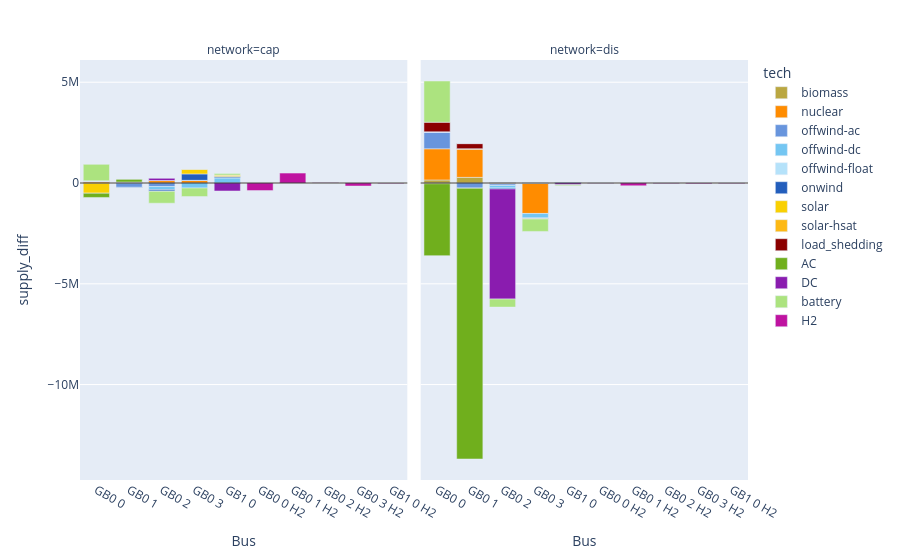

Write notebook code for a chart like this one.
### Code cell
iplot_stats_bar(diff, column="supply_diff", networks=["cap", "dis"], color_map=networks["base"].carriers.color.to_dict(),)

### Figure 1 — Plotly figure (JSON) as saved in the notebook; plotly's stock layout.template omitted (floating-point values rounded to 4 significant figures)
{"data": [{"hovertemplate": "tech=biomass<br>network=cap<br>Bus=%{x}<br>supply_diff=%{y}<extra></extra>", "legendgroup": "biomass", "marker": {"color": "#baa741", "pattern": {"shape": ""}}, "name": "biomass", "orientation": "v", "showlegend": true, "textposition": "auto", "type": "bar", "x": ["GB0 0", "GB0 1", "GB0 2", "GB0 3"], "xaxis": "x", "y": [-9096.0, -10970.0, -1451.0, -2373.0], "yaxis": "y"}, {"hovertemplate": "tech=biomass<br>network=dis<br>Bus=%{x}<br>supply_diff=%{y}<extra></extra>", "legendgroup": "biomass", "marker": {"color": "#baa741", "pattern": {"shape": ""}}, "name": "biomass", "orientation": "v", "showlegend": false, "textposition": "auto", "type": "bar", "x": ["GB0 0", "GB0 1", "GB0 2", "GB0 3"], "xaxis": "x2", "y": [152400.0, 279700.0, 3909.0, -1149.0], "yaxis": "y2"}, {"hovertemplate": "tech=nuclear<br>network=cap<br>Bus=%{x}<br>supply_diff=%{y}<extra></extra>", "legendgroup": "nuclear", "marker": {"color": "#ff8c00", "pattern": {"shape": ""}}, "name": "nuclear", "orientation": "v", "showlegend": true, "textposition": "auto", "type": "bar", "x": ["GB0 0", "GB0 1", "GB0 2", "GB0 3"], "xaxis": "x", "y": [55690.0, 47610.0, 122900.0, 133000.0], "yaxis": "y"}, {"hovertemplate": "tech=nuclear<br>network=dis<br>Bus=%{x}<br>supply_diff=%{y}<extra></extra>", "legendgroup": "nuclear", "marker": {"color": "#ff8c00", "pattern": {"shape": ""}}, "name": "nuclear", "orientation": "v", "showlegend": false, "textposition": "auto", "type": "bar", "x": ["GB0 0", "GB0 1", "GB0 2", "GB0 3"], "xaxis": "x2", "y": [1546000.0, 1418000.0, -52160.0, -1510000.0], "yaxis": "y2"}, {"hovertemplate": "tech=offwind-ac<br>network=cap<br>Bus=%{x}<br>supply_diff=%{y}<extra></extra>", "legendgroup": "offwind-ac", "marker": {"color": "#6895dd", "pattern": {"shape": ""}}, "name": "offwind-ac", "orientation": "v", "showlegend": true, "textposition": "auto", "type": "bar", "x": ["GB0 0", "GB0 1", "GB0 2", "GB0 3", "GB1 0"], "xaxis": "x", "y": [47340.0, -203600.0, -174600.0, 145.1, 174.5], "yaxis": "y"}, {"hovertemplate": "tech=offwind-ac<br>network=dis<br>Bus=%{x}<br>supply_diff=%{y}<extra></extra>", "legendgroup": "offwind-ac", "marker": {"color": "#6895dd", "pattern": {"shape": ""}}, "name": "offwind-ac", "orientation": "v", "showlegend": false, "textposition": "auto", "type": "bar", "x": ["GB0 0", "GB0 1", "GB0 2", "GB0 3", "GB1 0"], "xaxis": "x2", "y": [832400.0, -255000.0, -69610.0, 23.09, 17.52], "yaxis": "y2"}, {"hovertemplate": "tech=offwind-dc<br>network=cap<br>Bus=%{x}<br>supply_diff=%{y}<extra></extra>", "legendgroup": "offwind-dc", "marker": {"color": "#74c6f2", "pattern": {"shape": ""}}, "name": "offwind-dc", "orientation": "v", "showlegend": true, "textposition": "auto", "type": "bar", "x": ["GB0 0", "GB0 1", "GB0 2", "GB0 3", "GB1 0"], "xaxis": "x", "y": [11.3, 26.52, -148200.0, -247100.0, 261000.0], "yaxis": "y"}, {"hovertemplate": "tech=offwind-dc<br>network=dis<br>Bus=%{x}<br>supply_diff=%{y}<extra></extra>", "legendgroup": "offwind-dc", "marker": {"color": "#74c6f2", "pattern": {"shape": ""}}, "name": "offwind-dc", "orientation": "v", "showlegend": false, "textposition": "auto", "type": "bar", "x": ["GB0 0", "GB0 1", "GB0 2", "GB0 3", "GB1 0"], "xaxis": "x2", "y": [2.199, 6.201, -125000.0, -221300.0, 9129.0], "yaxis": "y2"}, {"hovertemplate": "tech=offwind-float<br>network=cap<br>Bus=%{x}<br>supply_diff=%{y}<extra></extra>", "legendgroup": "offwind-float", "marker": {"color": "#b5e2fa", "pattern": {"shape": ""}}, "name": "offwind-float", "orientation": "v", "showlegend": true, "textposition": "auto", "type": "bar", "x": ["GB0 0", "GB0 1", "GB0 2", "GB0 3", "GB1 0"], "xaxis": "x", "y": [18.02, 17.11, 50.36, 22.93, 43.48], "yaxis": "y"}, {"hovertemplate": "tech=offwind-float<br>network=dis<br>Bus=%{x}<br>supply_diff=%{y}<extra></extra>", "legendgroup": "offwind-float", "marker": {"color": "#b5e2fa", "pattern": {"shape": ""}}, "name": "offwind-float", "orientation": "v", "showlegend": false, "textposition": "auto", "type": "bar", "x": ["GB0 0", "GB0 1", "GB0 2", "GB0 3", "GB1 0"], "xaxis": "x2", "y": [8.789, 6.887, 2.439, 7.913, 12.19], "yaxis": "y2"}, {"hovertemplate": "tech=onwind<br>network=cap<br>Bus=%{x}<br>supply_diff=%{y}<extra></extra>", "legendgroup": "onwind", "marker": {"color": "#235ebc", "pattern": {"shape": ""}}, "name": "onwind", "orientation": "v", "showlegend": true, "textposition": "auto", "type": "bar", "x": ["GB0 0", "GB0 1", "GB0 2", "GB0 3", "GB1 0"], "xaxis": "x", "y": [5117.0, -29810.0, -83400.0, 317600.0, 55440.0], "yaxis": "y"}, {"hovertemplate": "tech=onwind<br>network=dis<br>Bus=%{x}<br>supply_diff=%{y}<extra></extra>", "legendgroup": "onwind", "marker": {"color": "#235ebc", "pattern": {"shape": ""}}, "name": "onwind", "orientation": "v", "showlegend": false, "textposition": "auto", "type": "bar", "x": ["GB0 0", "GB0 1", "GB0 2", "GB0 3", "GB1 0"], "xaxis": "x2", "y": [10420.0, -7305.0, -47470.0, -35680.0, 44770.0], "yaxis": "y2"}, {"hovertemplate": "tech=solar<br>network=cap<br>Bus=%{x}<br>supply_diff=%{y}<extra></extra>", "legendgroup": "solar", "marker": {"color": "#f9d002", "pattern": {"shape": ""}}, "name": "solar", "orientation": "v", "showlegend": true, "textposition": "auto", "type": "bar", "x": ["GB0 0", "GB0 1", "GB0 2", "GB0 3", "GB1 0"], "xaxis": "x", "y": [-495700.0, -973.9, -2259.0, 231900.0, 78370.0], "yaxis": "y"}, {"hovertemplate": "tech=solar<br>network=dis<br>Bus=%{x}<br>supply_diff=%{y}<extra></extra>", "legendgroup": "solar", "marker": {"color": "#f9d002", "pattern": {"shape": ""}}, "name": "solar", "orientation": "v", "showlegend": false, "textposition": "auto", "type": "bar", "x": ["GB0 0", "GB0 1", "GB0 2", "GB0 3", "GB1 0"], "xaxis": "x2", "y": [-36740.0, 4463.0, 5356.0, -19690.0, 6890.0], "yaxis": "y2"}, {"hovertemplate": "tech=solar-hsat<br>network=cap<br>Bus=%{x}<br>supply_diff=%{y}<extra></extra>", "legendgroup": "solar-hsat", "marker": {"color": "#fdb915", "pattern": {"shape": ""}}, "name": "solar-hsat", "orientation": "v", "showlegend": true, "textposition": "auto", "type": "bar", "x": ["GB0 0", "GB0 1", "GB0 2", "GB0 3", "GB1 0"], "xaxis": "x", "y": [56.98, 44.06, 26.05, 64.76, 51.04], "yaxis": "y"}, {"hovertemplate": "tech=solar-hsat<br>network=dis<br>Bus=%{x}<br>supply_diff=%{y}<extra></extra>", "legendgroup": "solar-hsat", "marker": {"color": "#fdb915", "pattern": {"shape": ""}}, "name": "solar-hsat", "orientation": "v", "showlegend": false, "textposition": "auto", "type": "bar", "x": ["GB0 0", "GB0 1", "GB0 2", "GB0 3", "GB1 0"], "xaxis": "x2", "y": [13.27, 9.989, 6.735, 9.389, 9.103], "yaxis": "y2"}, {"hovertemplate": "tech=load_shedding<br>network=dis<br>Bus=%{x}<br>supply_diff=%{y}<extra></extra>", "legendgroup": "load_shedding", "marker": {"color": "darkred", "pattern": {"shape": ""}}, "name": "load_shedding", "orientation": "v", "showlegend": true, "textposition": "auto", "type": "bar", "x": ["GB0 0", "GB0 0 H2", "GB0 1", "GB0 1 H2", "GB0 2", "GB0 2 H2", "GB0 3", "GB0 3 H2", "GB1 0", "GB1 0 H2"], "xaxis": "x2", "y": [473900.0, 0.9023, 253500.0, 0.7413, 2517.0, 0.4823, 1.118, 0.4593, 1423.0, 0.4829], "yaxis": "y2"}, {"hovertemplate": "tech=AC<br>network=cap<br>Bus=%{x}<br>supply_diff=%{y}<extra></extra>", "legendgroup": "AC", "marker": {"color": "#70af1d", "pattern": {"shape": ""}}, "name": "AC", "orientation": "v", "showlegend": true, "textposition": "auto", "type": "bar", "x": ["GB0 0", "GB0 1"], "xaxis": "x", "y": [-211500.0, 147400.0], "yaxis": "y"}, {"hovertemplate": "tech=AC<br>network=dis<br>Bus=%{x}<br>supply_diff=%{y}<extra></extra>", "legendgroup": "AC", "marker": {"color": "#70af1d", "pattern": {"shape": ""}}, "name": "AC", "orientation": "v", "showlegend": false, "textposition": "auto", "type": "bar", "x": ["GB0 0", "GB0 1"], "xaxis": "x2", "y": [-3568000.0, -13430000.0], "yaxis": "y2"}, {"hovertemplate": "tech=DC<br>network=cap<br>Bus=%{x}<br>supply_diff=%{y}<extra></extra>", "legendgroup": "DC", "marker": {"color": "#8a1caf", "pattern": {"shape": ""}}, "name": "DC", "orientation": "v", "showlegend": true, "textposition": "auto", "type": "bar", "x": ["GB0 2", "GB1 0"], "xaxis": "x", "y": [109100.0, -396100.0], "yaxis": "y"}, {"hovertemplate": "tech=DC<br>network=dis<br>Bus=%{x}<br>supply_diff=%{y}<extra></extra>", "legendgroup": "DC", "marker": {"color": "#8a1caf", "pattern": {"shape": ""}}, "name": "DC", "orientation": "v", "showlegend": false, "textposition": "auto", "type": "bar", "x": ["GB0 2", "GB1 0"], "xaxis": "x2", "y": [-5463000.0, -88150.0], "yaxis": "y2"}, {"hovertemplate": "tech=battery<br>network=cap<br>Bus=%{x}<br>supply_diff=%{y}<extra></extra>", "legendgroup": "battery", "marker": {"color": "#ace37f", "pattern": {"shape": ""}}, "name": "battery", "orientation": "v", "showlegend": true, "textposition": "auto", "type": "bar", "x": ["GB0 0", "GB0 1", "GB0 2", "GB0 3", "GB1 0"], "xaxis": "x", "y": [816700.0, 4929.0, -593200.0, -423200.0, 78800.0], "yaxis": "y"}, {"hovertemplate": "tech=battery<br>network=dis<br>Bus=%{x}<br>supply_diff=%{y}<extra></extra>", "legendgroup": "battery", "marker": {"color": "#ace37f", "pattern": {"shape": ""}}, "name": "battery", "orientation": "v", "showlegend": false, "textposition": "auto", "type": "bar", "x": ["GB0 0", "GB0 1", "GB0 2", "GB0 3", "GB1 0"], "xaxis": "x2", "y": [2045000.0, 965.3, -400200.0, -615900.0, -48830.0], "yaxis": "y2"}, {"hovertemplate": "tech=H2<br>network=cap<br>Bus=%{x}<br>supply_diff=%{y}<extra></extra>", "legendgroup": "H2", "marker": {"color": "#bf13a0", "pattern": {"shape": ""}}, "name": "H2", "orientation": "v", "showlegend": true, "textposition": "auto", "type": "bar", "x": ["GB0 0 H2", "GB0 1 H2", "GB0 2 H2", "GB0 3 H2", "GB1 0 H2"], "xaxis": "x", "y": [-377400.0, 491600.0, 14490.0, -151200.0, -27390.0], "yaxis": "y"}, {"hovertemplate": "tech=H2<br>network=dis<br>Bus=%{x}<br>supply_diff=%{y}<extra></extra>", "legendgroup": "H2", "marker": {"color": "#bf13a0", "pattern": {"shape": ""}}, "name": "H2", "orientation": "v", "showlegend": false, "textposition": "auto", "type": "bar", "x": ["GB0 0 H2", "GB0 1 H2", "GB0 2 H2", "GB0 3 H2", "GB1 0 H2"], "xaxis": "x2", "y": [-16280.0, -138500.0, -30520.0, -35760.0, -26140.0], "yaxis": "y2"}], "layout": {"annotations": [{"showarrow": false, "text": "network=cap", "x": 0.245, "xanchor": "center", "xref": "paper", "y": 1, "yanchor": "bottom", "yref": "paper"}, {"showarrow": false, "text": "network=dis", "x": 0.755, "xanchor": "center", "xref": "paper", "y": 1, "yanchor": "bottom", "yref": "paper"}], "barmode": "relative", "legend": {"title": {"text": "tech"}, "tracegroupgap": 0}, "margin": {"t": 60}, "shapes": [{"line": {"color": "black", "width": 0.8}, "type": "line", "x0": 0, "x1": 1, "xref": "x domain", "y0": 0, "y1": 0, "yref": "y"}, {"line": {"color": "black", "width": 0.8}, "type": "line", "x0": 0, "x1": 1, "xref": "x2 domain", "y0": 0, "y1": 0, "yref": "y2"}], "xaxis": {"anchor": "y", "domain": [0, 0.49], "tickangle": 30, "title": {"text": "Bus"}}, "xaxis2": {"anchor": "y2", "domain": [0.51, 1], "tickangle": 30, "title": {"text": "Bus"}}, "yaxis": {"anchor": "x", "domain": [0, 1], "title": {"text": "supply_diff"}}, "yaxis2": {"anchor": "x2", "domain": [0, 1], "matches": "y", "showticklabels": false}}}
